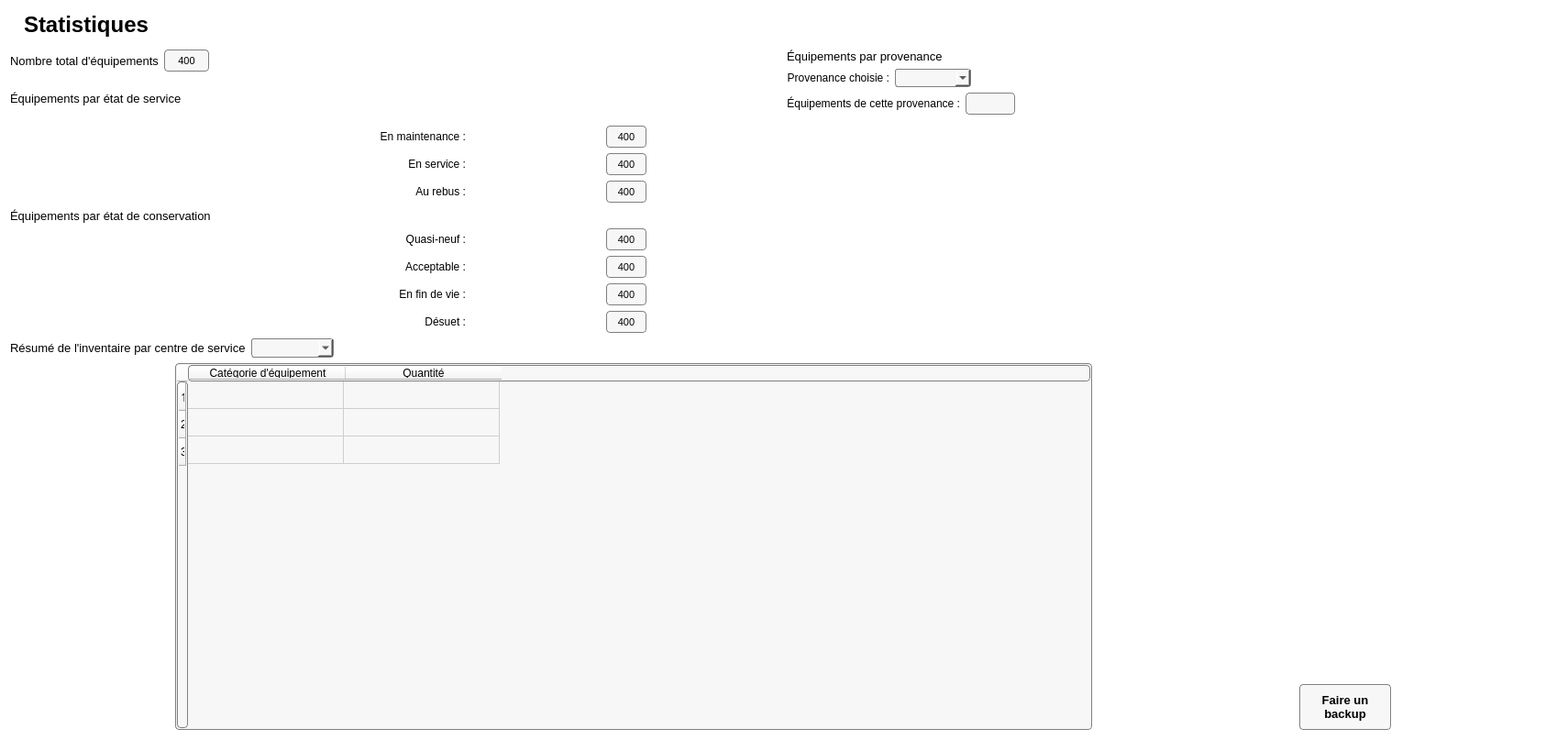
<?xml version="1.0" encoding="UTF-8"?>
<ui version="4.0">
 <class>Statistique</class>
 <widget class="QWidget" name="Statistique">
  <property name="geometry">
   <rect>
    <x>0</x>
    <y>0</y>
    <width>1710</width>
    <height>807</height>
   </rect>
  </property>
  <property name="minimumSize">
   <size>
    <width>0</width>
    <height>0</height>
   </size>
  </property>
  <property name="maximumSize">
   <size>
    <width>16777215</width>
    <height>16777215</height>
   </size>
  </property>
  <property name="windowTitle">
   <string>Form</string>
  </property>
  <property name="styleSheet">
   <string notr="true">QWidget{
background:white;
}

QLineEdit {
padding: 1px;
border-style: solid;
border: 1px solid gray;
border-radius: 4px;
background:rgb(247, 247, 247);
}</string>
  </property>
  <layout class="QGridLayout" name="gridLayout">
   <item row="0" column="0">
    <layout class="QHBoxLayout" name="horizontalLayout">
     <property name="spacing">
      <number>8</number>
     </property>
     <property name="topMargin">
      <number>2</number>
     </property>
     <property name="bottomMargin">
      <number>2</number>
     </property>
     <item>
      <widget class="QLabel" name="label_2">
       <property name="styleSheet">
        <string notr="true">background:white;</string>
       </property>
       <property name="text">
        <string/>
       </property>
       <property name="pixmap">
        <pixmap>Images/pie-chart (1).png</pixmap>
       </property>
      </widget>
     </item>
     <item>
      <widget class="QLabel" name="Labeltitre">
       <property name="maximumSize">
        <size>
         <width>800</width>
         <height>150</height>
        </size>
       </property>
       <property name="font">
        <font>
         <pointsize>18</pointsize>
         <weight>75</weight>
         <bold>true</bold>
        </font>
       </property>
       <property name="styleSheet">
        <string notr="true">background:white;</string>
       </property>
       <property name="text">
        <string>Statistiques</string>
       </property>
      </widget>
     </item>
     <item>
      <spacer name="horizontalSpacer_2">
       <property name="orientation">
        <enum>Qt::Horizontal</enum>
       </property>
       <property name="sizeHint" stdset="0">
        <size>
         <width>40</width>
         <height>20</height>
        </size>
       </property>
      </spacer>
     </item>
    </layout>
   </item>
   <item row="1" column="0">
    <spacer name="verticalSpacer_2">
     <property name="orientation">
      <enum>Qt::Vertical</enum>
     </property>
     <property name="sizeType">
      <enum>QSizePolicy::Fixed</enum>
     </property>
     <property name="sizeHint" stdset="0">
      <size>
       <width>20</width>
       <height>5</height>
      </size>
     </property>
    </spacer>
   </item>
   <item row="2" column="0">
    <layout class="QHBoxLayout" name="horizontalLayout_2">
     <item>
      <widget class="QLabel" name="LabelnombreTotalEquipement">
       <property name="maximumSize">
        <size>
         <width>500</width>
         <height>50</height>
        </size>
       </property>
       <property name="font">
        <font>
         <pointsize>10</pointsize>
        </font>
       </property>
       <property name="styleSheet">
        <string notr="true">background:white;</string>
       </property>
       <property name="text">
        <string>Nombre total d'équipements</string>
       </property>
      </widget>
     </item>
     <item>
      <widget class="QTextBrowser" name="textBrowserNombreTotalEquipements">
       <property name="maximumSize">
        <size>
         <width>49</width>
         <height>24</height>
        </size>
       </property>
       <property name="font">
        <font>
         <pointsize>10</pointsize>
        </font>
       </property>
       <property name="styleSheet">
        <string notr="true">QTextBrowser {
padding: 1px;
border-style: solid;
border: 1px solid gray;
border-radius: 4px;
background: rgb(247, 247, 247);
max-height:20px;
min-width: 45px;
max-width: 45px;
}</string>
       </property>
       <property name="verticalScrollBarPolicy">
        <enum>Qt::ScrollBarAlwaysOff</enum>
       </property>
       <property name="horizontalScrollBarPolicy">
        <enum>Qt::ScrollBarAlwaysOff</enum>
       </property>
       <property name="html">
        <string>&lt;!DOCTYPE HTML PUBLIC &quot;-//W3C//DTD HTML 4.0//EN&quot; &quot;http://www.w3.org/TR/REC-html40/strict.dtd&quot;&gt;
&lt;html&gt;&lt;head&gt;&lt;meta name=&quot;qrichtext&quot; content=&quot;1&quot; /&gt;&lt;style type=&quot;text/css&quot;&gt;
p, li { white-space: pre-wrap; }
&lt;/style&gt;&lt;/head&gt;&lt;body style=&quot; font-family:'MS Shell Dlg 2'; font-size:10pt; font-weight:400; font-style:normal;&quot;&gt;
&lt;p align=&quot;center&quot; style=&quot; margin-top:0px; margin-bottom:0px; margin-left:0px; margin-right:0px; -qt-block-indent:0; text-indent:0px;&quot;&gt;&lt;span style=&quot; font-size:8pt;&quot;&gt;400&lt;/span&gt;&lt;/p&gt;
&lt;p align=&quot;center&quot; style=&quot;-qt-paragraph-type:empty; margin-top:0px; margin-bottom:0px; margin-left:0px; margin-right:0px; -qt-block-indent:0; text-indent:0px; font-size:8pt;&quot;&gt;&lt;br /&gt;&lt;/p&gt;&lt;/body&gt;&lt;/html&gt;</string>
       </property>
      </widget>
     </item>
     <item>
      <spacer name="horizontalSpacer">
       <property name="orientation">
        <enum>Qt::Horizontal</enum>
       </property>
       <property name="sizeHint" stdset="0">
        <size>
         <width>40</width>
         <height>20</height>
        </size>
       </property>
      </spacer>
     </item>
    </layout>
   </item>
   <item row="2" column="1" rowspan="2">
    <layout class="QVBoxLayout" name="verticalLayout">
     <item>
      <layout class="QHBoxLayout" name="horizontalLayout_3">
       <item>
        <widget class="QLabel" name="LabelnombreProvenance">
         <property name="font">
          <font>
           <pointsize>10</pointsize>
          </font>
         </property>
         <property name="styleSheet">
          <string notr="true">background:white;</string>
         </property>
         <property name="text">
          <string>Équipements par provenance</string>
         </property>
        </widget>
       </item>
      </layout>
     </item>
     <item>
      <layout class="QHBoxLayout" name="horizontalLayout_4">
       <item>
        <widget class="QLabel" name="LabelProvenance">
         <property name="font">
          <font>
           <pointsize>9</pointsize>
          </font>
         </property>
         <property name="styleSheet">
          <string notr="true">background:white;</string>
         </property>
         <property name="text">
          <string>Provenance choisie :</string>
         </property>
         <property name="alignment">
          <set>Qt::AlignRight|Qt::AlignTrailing|Qt::AlignVCenter</set>
         </property>
        </widget>
       </item>
       <item>
        <widget class="QComboBox" name="comboBoxProvenance">
         <property name="styleSheet">
          <string notr="true">QComboBox {
    border: 1px solid gray;
    border-radius: 3px;
    padding: 1px 18px 1px 3px;
    min-width: 8em;
	max-width: 200px;
background: rgb(247, 247, 247);
}
	</string>
         </property>
        </widget>
       </item>
       <item>
        <spacer name="horizontalSpacer_3">
         <property name="orientation">
          <enum>Qt::Horizontal</enum>
         </property>
         <property name="sizeHint" stdset="0">
          <size>
           <width>40</width>
           <height>20</height>
          </size>
         </property>
        </spacer>
       </item>
      </layout>
     </item>
     <item>
      <layout class="QHBoxLayout" name="horizontalLayout_5">
       <item>
        <widget class="QLabel" name="LabelNombreProvenance">
         <property name="font">
          <font>
           <pointsize>9</pointsize>
          </font>
         </property>
         <property name="styleSheet">
          <string notr="true">background:white;</string>
         </property>
         <property name="text">
          <string>Équipements de cette provenance :</string>
         </property>
         <property name="alignment">
          <set>Qt::AlignRight|Qt::AlignTrailing|Qt::AlignVCenter</set>
         </property>
        </widget>
       </item>
       <item>
        <widget class="QTextBrowser" name="textBrowserEquipementProvenance">
         <property name="enabled">
          <bool>true</bool>
         </property>
         <property name="maximumSize">
          <size>
           <width>54</width>
           <height>24</height>
          </size>
         </property>
         <property name="font">
          <font>
           <pointsize>10</pointsize>
          </font>
         </property>
         <property name="acceptDrops">
          <bool>true</bool>
         </property>
         <property name="styleSheet">
          <string notr="true">QTextBrowser {
padding: 1px;
border-style: solid;
border: 1px solid gray;
border-radius: 4px;
background: rgb(247, 247, 247);
min-height:20px;
max-height:20px;
min-width: 50px;
max-width: 50px;
}</string>
         </property>
         <property name="frameShape">
          <enum>QFrame::StyledPanel</enum>
         </property>
         <property name="verticalScrollBarPolicy">
          <enum>Qt::ScrollBarAlwaysOff</enum>
         </property>
         <property name="horizontalScrollBarPolicy">
          <enum>Qt::ScrollBarAlwaysOff</enum>
         </property>
        </widget>
       </item>
       <item>
        <spacer name="horizontalSpacer_4">
         <property name="orientation">
          <enum>Qt::Horizontal</enum>
         </property>
         <property name="sizeHint" stdset="0">
          <size>
           <width>40</width>
           <height>20</height>
          </size>
         </property>
        </spacer>
       </item>
      </layout>
     </item>
     <item>
      <spacer name="verticalSpacer">
       <property name="orientation">
        <enum>Qt::Vertical</enum>
       </property>
       <property name="sizeHint" stdset="0">
        <size>
         <width>20</width>
         <height>40</height>
        </size>
       </property>
      </spacer>
     </item>
    </layout>
   </item>
   <item row="3" column="0">
    <layout class="QVBoxLayout" name="verticalLayout_4">
     <item>
      <layout class="QHBoxLayout" name="horizontalLayout_6">
       <item>
        <widget class="QLabel" name="nombreEtatdeService">
         <property name="font">
          <font>
           <pointsize>10</pointsize>
          </font>
         </property>
         <property name="styleSheet">
          <string notr="true">background:white;</string>
         </property>
         <property name="text">
          <string>Équipements par état de service</string>
         </property>
        </widget>
       </item>
      </layout>
     </item>
     <item>
      <layout class="QHBoxLayout" name="horizontalLayout_8">
       <item>
        <layout class="QVBoxLayout" name="verticalLayout_6">
         <item>
          <widget class="QLabel" name="LabelMaintenance">
           <property name="maximumSize">
            <size>
             <width>350</width>
             <height>50</height>
            </size>
           </property>
           <property name="font">
            <font>
             <pointsize>9</pointsize>
            </font>
           </property>
           <property name="styleSheet">
            <string notr="true">background:white;</string>
           </property>
           <property name="text">
            <string>En maintenance :</string>
           </property>
           <property name="alignment">
            <set>Qt::AlignRight|Qt::AlignTrailing|Qt::AlignVCenter</set>
           </property>
          </widget>
         </item>
         <item>
          <widget class="QLabel" name="LabelService">
           <property name="maximumSize">
            <size>
             <width>350</width>
             <height>50</height>
            </size>
           </property>
           <property name="font">
            <font>
             <pointsize>9</pointsize>
            </font>
           </property>
           <property name="styleSheet">
            <string notr="true">background:white;</string>
           </property>
           <property name="text">
            <string>En service :</string>
           </property>
           <property name="alignment">
            <set>Qt::AlignRight|Qt::AlignTrailing|Qt::AlignVCenter</set>
           </property>
          </widget>
         </item>
         <item>
          <widget class="QLabel" name="LabelRebus">
           <property name="maximumSize">
            <size>
             <width>350</width>
             <height>50</height>
            </size>
           </property>
           <property name="font">
            <font>
             <pointsize>9</pointsize>
            </font>
           </property>
           <property name="styleSheet">
            <string notr="true">background:white;</string>
           </property>
           <property name="text">
            <string>Au rebus :</string>
           </property>
           <property name="alignment">
            <set>Qt::AlignRight|Qt::AlignTrailing|Qt::AlignVCenter</set>
           </property>
          </widget>
         </item>
        </layout>
       </item>
       <item>
        <layout class="QVBoxLayout" name="verticalLayout_7">
         <item>
          <widget class="QTextBrowser" name="textBrowserEnMaintenance">
           <property name="maximumSize">
            <size>
             <width>44</width>
             <height>24</height>
            </size>
           </property>
           <property name="font">
            <font>
             <pointsize>10</pointsize>
            </font>
           </property>
           <property name="styleSheet">
            <string notr="true">QTextBrowser {
padding: 1px;
border-style: solid;
border: 1px solid gray;
border-radius: 4px;
background: rgb(247, 247, 247);
max-height:20px;
min-width: 40px;
max-width: 40px;
}</string>
           </property>
           <property name="verticalScrollBarPolicy">
            <enum>Qt::ScrollBarAlwaysOff</enum>
           </property>
           <property name="horizontalScrollBarPolicy">
            <enum>Qt::ScrollBarAlwaysOff</enum>
           </property>
           <property name="html">
            <string>&lt;!DOCTYPE HTML PUBLIC &quot;-//W3C//DTD HTML 4.0//EN&quot; &quot;http://www.w3.org/TR/REC-html40/strict.dtd&quot;&gt;
&lt;html&gt;&lt;head&gt;&lt;meta name=&quot;qrichtext&quot; content=&quot;1&quot; /&gt;&lt;style type=&quot;text/css&quot;&gt;
p, li { white-space: pre-wrap; }
&lt;/style&gt;&lt;/head&gt;&lt;body style=&quot; font-family:'MS Shell Dlg 2'; font-size:10pt; font-weight:400; font-style:normal;&quot;&gt;
&lt;p align=&quot;center&quot; style=&quot; margin-top:0px; margin-bottom:0px; margin-left:0px; margin-right:0px; -qt-block-indent:0; text-indent:0px;&quot;&gt;&lt;span style=&quot; font-size:8pt;&quot;&gt;400&lt;/span&gt;&lt;/p&gt;
&lt;p align=&quot;center&quot; style=&quot;-qt-paragraph-type:empty; margin-top:0px; margin-bottom:0px; margin-left:0px; margin-right:0px; -qt-block-indent:0; text-indent:0px; font-size:8pt;&quot;&gt;&lt;br /&gt;&lt;/p&gt;&lt;/body&gt;&lt;/html&gt;</string>
           </property>
          </widget>
         </item>
         <item>
          <widget class="QTextBrowser" name="textBrowserEnService">
           <property name="maximumSize">
            <size>
             <width>44</width>
             <height>24</height>
            </size>
           </property>
           <property name="font">
            <font>
             <pointsize>10</pointsize>
            </font>
           </property>
           <property name="styleSheet">
            <string notr="true">QTextBrowser {
padding: 1px;
border-style: solid;
border: 1px solid gray;
border-radius: 4px;
background: rgb(247, 247, 247);
max-height:20px;
min-width: 40px;
max-width: 40px;
}</string>
           </property>
           <property name="verticalScrollBarPolicy">
            <enum>Qt::ScrollBarAlwaysOff</enum>
           </property>
           <property name="horizontalScrollBarPolicy">
            <enum>Qt::ScrollBarAlwaysOff</enum>
           </property>
           <property name="html">
            <string>&lt;!DOCTYPE HTML PUBLIC &quot;-//W3C//DTD HTML 4.0//EN&quot; &quot;http://www.w3.org/TR/REC-html40/strict.dtd&quot;&gt;
&lt;html&gt;&lt;head&gt;&lt;meta name=&quot;qrichtext&quot; content=&quot;1&quot; /&gt;&lt;style type=&quot;text/css&quot;&gt;
p, li { white-space: pre-wrap; }
&lt;/style&gt;&lt;/head&gt;&lt;body style=&quot; font-family:'MS Shell Dlg 2'; font-size:10pt; font-weight:400; font-style:normal;&quot;&gt;
&lt;p align=&quot;center&quot; style=&quot; margin-top:0px; margin-bottom:0px; margin-left:0px; margin-right:0px; -qt-block-indent:0; text-indent:0px;&quot;&gt;&lt;span style=&quot; font-size:8pt;&quot;&gt;400&lt;/span&gt;&lt;/p&gt;
&lt;p align=&quot;center&quot; style=&quot;-qt-paragraph-type:empty; margin-top:0px; margin-bottom:0px; margin-left:0px; margin-right:0px; -qt-block-indent:0; text-indent:0px; font-size:8pt;&quot;&gt;&lt;br /&gt;&lt;/p&gt;&lt;/body&gt;&lt;/html&gt;</string>
           </property>
          </widget>
         </item>
         <item>
          <widget class="QTextBrowser" name="textBrowserAuRebus">
           <property name="maximumSize">
            <size>
             <width>44</width>
             <height>24</height>
            </size>
           </property>
           <property name="font">
            <font>
             <pointsize>10</pointsize>
            </font>
           </property>
           <property name="styleSheet">
            <string notr="true">QTextBrowser {
padding: 1px;
border-style: solid;
border: 1px solid gray;
border-radius: 4px;
background: rgb(247, 247, 247);
max-height:20px;
min-width: 40px;
max-width: 40px;
}</string>
           </property>
           <property name="verticalScrollBarPolicy">
            <enum>Qt::ScrollBarAlwaysOff</enum>
           </property>
           <property name="horizontalScrollBarPolicy">
            <enum>Qt::ScrollBarAlwaysOff</enum>
           </property>
           <property name="html">
            <string>&lt;!DOCTYPE HTML PUBLIC &quot;-//W3C//DTD HTML 4.0//EN&quot; &quot;http://www.w3.org/TR/REC-html40/strict.dtd&quot;&gt;
&lt;html&gt;&lt;head&gt;&lt;meta name=&quot;qrichtext&quot; content=&quot;1&quot; /&gt;&lt;style type=&quot;text/css&quot;&gt;
p, li { white-space: pre-wrap; }
&lt;/style&gt;&lt;/head&gt;&lt;body style=&quot; font-family:'MS Shell Dlg 2'; font-size:10pt; font-weight:400; font-style:normal;&quot;&gt;
&lt;p align=&quot;center&quot; style=&quot; margin-top:0px; margin-bottom:0px; margin-left:0px; margin-right:0px; -qt-block-indent:0; text-indent:0px;&quot;&gt;&lt;span style=&quot; font-size:8pt;&quot;&gt;400&lt;/span&gt;&lt;/p&gt;
&lt;p align=&quot;center&quot; style=&quot;-qt-paragraph-type:empty; margin-top:0px; margin-bottom:0px; margin-left:0px; margin-right:0px; -qt-block-indent:0; text-indent:0px; font-size:8pt;&quot;&gt;&lt;br /&gt;&lt;/p&gt;&lt;/body&gt;&lt;/html&gt;</string>
           </property>
          </widget>
         </item>
        </layout>
       </item>
      </layout>
     </item>
    </layout>
   </item>
   <item row="4" column="0">
    <layout class="QVBoxLayout" name="verticalLayout_8">
     <item>
      <layout class="QHBoxLayout" name="horizontalLayout_7">
       <item>
        <widget class="QLabel" name="label_11">
         <property name="font">
          <font>
           <pointsize>10</pointsize>
          </font>
         </property>
         <property name="styleSheet">
          <string notr="true">background:white;</string>
         </property>
         <property name="text">
          <string>Équipements par état de conservation</string>
         </property>
        </widget>
       </item>
      </layout>
     </item>
     <item>
      <layout class="QHBoxLayout" name="horizontalLayout_9">
       <item>
        <layout class="QVBoxLayout" name="verticalLayout_2">
         <item>
          <widget class="QLabel" name="LabelQuasiNeuf">
           <property name="maximumSize">
            <size>
             <width>350</width>
             <height>50</height>
            </size>
           </property>
           <property name="font">
            <font>
             <pointsize>9</pointsize>
            </font>
           </property>
           <property name="styleSheet">
            <string notr="true">background:white;</string>
           </property>
           <property name="text">
            <string>Quasi-neuf :</string>
           </property>
           <property name="alignment">
            <set>Qt::AlignRight|Qt::AlignTrailing|Qt::AlignVCenter</set>
           </property>
          </widget>
         </item>
         <item>
          <widget class="QLabel" name="LabelAcceptable">
           <property name="maximumSize">
            <size>
             <width>350</width>
             <height>50</height>
            </size>
           </property>
           <property name="font">
            <font>
             <pointsize>9</pointsize>
            </font>
           </property>
           <property name="styleSheet">
            <string notr="true">background:white;</string>
           </property>
           <property name="text">
            <string>Acceptable :</string>
           </property>
           <property name="alignment">
            <set>Qt::AlignRight|Qt::AlignTrailing|Qt::AlignVCenter</set>
           </property>
          </widget>
         </item>
         <item>
          <widget class="QLabel" name="LabelFinDeVie">
           <property name="maximumSize">
            <size>
             <width>350</width>
             <height>50</height>
            </size>
           </property>
           <property name="font">
            <font>
             <pointsize>9</pointsize>
            </font>
           </property>
           <property name="styleSheet">
            <string notr="true">background:white;</string>
           </property>
           <property name="text">
            <string>En fin de vie :</string>
           </property>
           <property name="alignment">
            <set>Qt::AlignRight|Qt::AlignTrailing|Qt::AlignVCenter</set>
           </property>
          </widget>
         </item>
         <item>
          <widget class="QLabel" name="LabelDesuet">
           <property name="maximumSize">
            <size>
             <width>350</width>
             <height>50</height>
            </size>
           </property>
           <property name="font">
            <font>
             <pointsize>9</pointsize>
            </font>
           </property>
           <property name="styleSheet">
            <string notr="true">background:white;</string>
           </property>
           <property name="text">
            <string>Désuet :</string>
           </property>
           <property name="alignment">
            <set>Qt::AlignRight|Qt::AlignTrailing|Qt::AlignVCenter</set>
           </property>
          </widget>
         </item>
        </layout>
       </item>
       <item>
        <layout class="QVBoxLayout" name="verticalLayout_3">
         <item>
          <widget class="QTextBrowser" name="textBrowserQuasiNeuf">
           <property name="maximumSize">
            <size>
             <width>44</width>
             <height>24</height>
            </size>
           </property>
           <property name="font">
            <font>
             <pointsize>10</pointsize>
            </font>
           </property>
           <property name="styleSheet">
            <string notr="true">QTextBrowser {
padding: 1px;
border-style: solid;
border: 1px solid gray;
border-radius: 4px;
background: rgb(247, 247, 247);
max-height:20px;
min-width: 40px;
max-width: 40px;
}</string>
           </property>
           <property name="verticalScrollBarPolicy">
            <enum>Qt::ScrollBarAlwaysOff</enum>
           </property>
           <property name="horizontalScrollBarPolicy">
            <enum>Qt::ScrollBarAlwaysOff</enum>
           </property>
           <property name="html">
            <string>&lt;!DOCTYPE HTML PUBLIC &quot;-//W3C//DTD HTML 4.0//EN&quot; &quot;http://www.w3.org/TR/REC-html40/strict.dtd&quot;&gt;
&lt;html&gt;&lt;head&gt;&lt;meta name=&quot;qrichtext&quot; content=&quot;1&quot; /&gt;&lt;style type=&quot;text/css&quot;&gt;
p, li { white-space: pre-wrap; }
&lt;/style&gt;&lt;/head&gt;&lt;body style=&quot; font-family:'MS Shell Dlg 2'; font-size:10pt; font-weight:400; font-style:normal;&quot;&gt;
&lt;p align=&quot;center&quot; style=&quot; margin-top:0px; margin-bottom:0px; margin-left:0px; margin-right:0px; -qt-block-indent:0; text-indent:0px;&quot;&gt;&lt;span style=&quot; font-size:8pt;&quot;&gt;400&lt;/span&gt;&lt;/p&gt;
&lt;p align=&quot;center&quot; style=&quot;-qt-paragraph-type:empty; margin-top:0px; margin-bottom:0px; margin-left:0px; margin-right:0px; -qt-block-indent:0; text-indent:0px; font-size:8pt;&quot;&gt;&lt;br /&gt;&lt;/p&gt;&lt;/body&gt;&lt;/html&gt;</string>
           </property>
          </widget>
         </item>
         <item>
          <widget class="QTextBrowser" name="textBrowserAcceptable">
           <property name="maximumSize">
            <size>
             <width>44</width>
             <height>24</height>
            </size>
           </property>
           <property name="font">
            <font>
             <pointsize>10</pointsize>
            </font>
           </property>
           <property name="styleSheet">
            <string notr="true">QTextBrowser {
padding: 1px;
border-style: solid;
border: 1px solid gray;
border-radius: 4px;
background: rgb(247, 247, 247);
max-height:20px;
min-width: 40px;
max-width: 40px;
}</string>
           </property>
           <property name="verticalScrollBarPolicy">
            <enum>Qt::ScrollBarAlwaysOff</enum>
           </property>
           <property name="horizontalScrollBarPolicy">
            <enum>Qt::ScrollBarAlwaysOff</enum>
           </property>
           <property name="html">
            <string>&lt;!DOCTYPE HTML PUBLIC &quot;-//W3C//DTD HTML 4.0//EN&quot; &quot;http://www.w3.org/TR/REC-html40/strict.dtd&quot;&gt;
&lt;html&gt;&lt;head&gt;&lt;meta name=&quot;qrichtext&quot; content=&quot;1&quot; /&gt;&lt;style type=&quot;text/css&quot;&gt;
p, li { white-space: pre-wrap; }
&lt;/style&gt;&lt;/head&gt;&lt;body style=&quot; font-family:'MS Shell Dlg 2'; font-size:10pt; font-weight:400; font-style:normal;&quot;&gt;
&lt;p align=&quot;center&quot; style=&quot; margin-top:0px; margin-bottom:0px; margin-left:0px; margin-right:0px; -qt-block-indent:0; text-indent:0px;&quot;&gt;&lt;span style=&quot; font-size:8pt;&quot;&gt;400&lt;/span&gt;&lt;/p&gt;
&lt;p align=&quot;center&quot; style=&quot;-qt-paragraph-type:empty; margin-top:0px; margin-bottom:0px; margin-left:0px; margin-right:0px; -qt-block-indent:0; text-indent:0px; font-size:8pt;&quot;&gt;&lt;br /&gt;&lt;/p&gt;&lt;/body&gt;&lt;/html&gt;</string>
           </property>
          </widget>
         </item>
         <item>
          <widget class="QTextBrowser" name="textBrowserEnFinDeVie">
           <property name="maximumSize">
            <size>
             <width>44</width>
             <height>24</height>
            </size>
           </property>
           <property name="font">
            <font>
             <pointsize>10</pointsize>
            </font>
           </property>
           <property name="styleSheet">
            <string notr="true">QTextBrowser {
padding: 1px;
border-style: solid;
border: 1px solid gray;
border-radius: 4px;
background: rgb(247, 247, 247);
max-height:20px;
min-width: 40px;
max-width: 40px;
}</string>
           </property>
           <property name="verticalScrollBarPolicy">
            <enum>Qt::ScrollBarAlwaysOff</enum>
           </property>
           <property name="horizontalScrollBarPolicy">
            <enum>Qt::ScrollBarAlwaysOff</enum>
           </property>
           <property name="html">
            <string>&lt;!DOCTYPE HTML PUBLIC &quot;-//W3C//DTD HTML 4.0//EN&quot; &quot;http://www.w3.org/TR/REC-html40/strict.dtd&quot;&gt;
&lt;html&gt;&lt;head&gt;&lt;meta name=&quot;qrichtext&quot; content=&quot;1&quot; /&gt;&lt;style type=&quot;text/css&quot;&gt;
p, li { white-space: pre-wrap; }
&lt;/style&gt;&lt;/head&gt;&lt;body style=&quot; font-family:'MS Shell Dlg 2'; font-size:10pt; font-weight:400; font-style:normal;&quot;&gt;
&lt;p align=&quot;center&quot; style=&quot; margin-top:0px; margin-bottom:0px; margin-left:0px; margin-right:0px; -qt-block-indent:0; text-indent:0px;&quot;&gt;&lt;span style=&quot; font-size:8pt;&quot;&gt;400&lt;/span&gt;&lt;/p&gt;
&lt;p align=&quot;center&quot; style=&quot;-qt-paragraph-type:empty; margin-top:0px; margin-bottom:0px; margin-left:0px; margin-right:0px; -qt-block-indent:0; text-indent:0px; font-size:8pt;&quot;&gt;&lt;br /&gt;&lt;/p&gt;&lt;/body&gt;&lt;/html&gt;</string>
           </property>
          </widget>
         </item>
         <item>
          <widget class="QTextBrowser" name="textBrowserDesuet">
           <property name="maximumSize">
            <size>
             <width>44</width>
             <height>24</height>
            </size>
           </property>
           <property name="font">
            <font>
             <pointsize>10</pointsize>
            </font>
           </property>
           <property name="styleSheet">
            <string notr="true">QTextBrowser {
padding: 1px;
border-style: solid;
border: 1px solid gray;
border-radius: 4px;
background: rgb(247, 247, 247);
max-height:20px;
min-width: 40px;
max-width: 40px;
}</string>
           </property>
           <property name="verticalScrollBarPolicy">
            <enum>Qt::ScrollBarAlwaysOff</enum>
           </property>
           <property name="horizontalScrollBarPolicy">
            <enum>Qt::ScrollBarAlwaysOff</enum>
           </property>
           <property name="html">
            <string>&lt;!DOCTYPE HTML PUBLIC &quot;-//W3C//DTD HTML 4.0//EN&quot; &quot;http://www.w3.org/TR/REC-html40/strict.dtd&quot;&gt;
&lt;html&gt;&lt;head&gt;&lt;meta name=&quot;qrichtext&quot; content=&quot;1&quot; /&gt;&lt;style type=&quot;text/css&quot;&gt;
p, li { white-space: pre-wrap; }
&lt;/style&gt;&lt;/head&gt;&lt;body style=&quot; font-family:'MS Shell Dlg 2'; font-size:10pt; font-weight:400; font-style:normal;&quot;&gt;
&lt;p align=&quot;center&quot; style=&quot; margin-top:0px; margin-bottom:0px; margin-left:0px; margin-right:0px; -qt-block-indent:0; text-indent:0px;&quot;&gt;&lt;span style=&quot; font-size:8pt;&quot;&gt;400&lt;/span&gt;&lt;/p&gt;
&lt;p align=&quot;center&quot; style=&quot;-qt-paragraph-type:empty; margin-top:0px; margin-bottom:0px; margin-left:0px; margin-right:0px; -qt-block-indent:0; text-indent:0px; font-size:8pt;&quot;&gt;&lt;br /&gt;&lt;/p&gt;&lt;/body&gt;&lt;/html&gt;</string>
           </property>
          </widget>
         </item>
        </layout>
       </item>
      </layout>
     </item>
    </layout>
   </item>
   <item row="5" column="0" colspan="2">
    <layout class="QVBoxLayout" name="verticalLayout_5">
     <item>
      <layout class="QHBoxLayout" name="horizontalLayout_10">
       <item>
        <widget class="QLabel" name="LabelCentreDeService">
         <property name="font">
          <font>
           <pointsize>10</pointsize>
          </font>
         </property>
         <property name="styleSheet">
          <string notr="true">background:white;</string>
         </property>
         <property name="text">
          <string>Résumé de l'inventaire par centre de service</string>
         </property>
        </widget>
       </item>
       <item>
        <widget class="QComboBox" name="comboBoxCentreService">
         <property name="font">
          <font>
           <pointsize>10</pointsize>
          </font>
         </property>
         <property name="styleSheet">
          <string notr="true">QComboBox {
    border: 1px solid gray;
    border-radius: 3px;
    padding: 1px 18px 1px 3px;
    min-width: 8em;
	max-width: 200px;
background: rgb(247, 247, 247);
}
	</string>
         </property>
        </widget>
       </item>
       <item>
        <spacer name="horizontalSpacer_5">
         <property name="orientation">
          <enum>Qt::Horizontal</enum>
         </property>
         <property name="sizeHint" stdset="0">
          <size>
           <width>40</width>
           <height>20</height>
          </size>
         </property>
        </spacer>
       </item>
      </layout>
     </item>
     <item>
      <layout class="QHBoxLayout" name="horizontalLayout_11">
       <item>
        <widget class="QTableWidget" name="tableResumeInventaire">
         <property name="minimumSize">
          <size>
           <width>293</width>
           <height>400</height>
          </size>
         </property>
         <property name="maximumSize">
          <size>
           <width>1000</width>
           <height>500</height>
          </size>
         </property>
         <property name="font">
          <font>
           <family>MS Shell Dlg 2</family>
           <pointsize>10</pointsize>
          </font>
         </property>
         <property name="styleSheet">
          <string notr="true">padding: 1px;
border-style: solid;
border: 1px solid gray;
border-radius: 4px;
background:rgb(247, 247, 247)</string>
         </property>
         <property name="lineWidth">
          <number>10</number>
         </property>
         <property name="midLineWidth">
          <number>9</number>
         </property>
         <property name="sortingEnabled">
          <bool>true</bool>
         </property>
         <property name="wordWrap">
          <bool>true</bool>
         </property>
         <attribute name="horizontalHeaderCascadingSectionResizes">
          <bool>true</bool>
         </attribute>
         <attribute name="horizontalHeaderDefaultSectionSize">
          <number>170</number>
         </attribute>
         <attribute name="horizontalHeaderMinimumSectionSize">
          <number>15</number>
         </attribute>
         <attribute name="horizontalHeaderStretchLastSection">
          <bool>false</bool>
         </attribute>
         <attribute name="verticalHeaderDefaultSectionSize">
          <number>30</number>
         </attribute>
         <attribute name="verticalHeaderMinimumSectionSize">
          <number>20</number>
         </attribute>
         <attribute name="verticalHeaderShowSortIndicator" stdset="0">
          <bool>true</bool>
         </attribute>
         <attribute name="verticalHeaderStretchLastSection">
          <bool>false</bool>
         </attribute>
         <row>
          <property name="text">
           <string>1</string>
          </property>
          <property name="font">
           <font>
            <family>MS Reference Sans Serif</family>
            <pointsize>10</pointsize>
           </font>
          </property>
         </row>
         <row>
          <property name="text">
           <string>2</string>
          </property>
         </row>
         <row>
          <property name="text">
           <string>3</string>
          </property>
         </row>
         <column>
          <property name="text">
           <string>Catégorie d'équipement</string>
          </property>
         </column>
         <column>
          <property name="text">
           <string>Quantité</string>
          </property>
         </column>
        </widget>
       </item>
       <item>
        <spacer name="horizontalSpacer_6">
         <property name="orientation">
          <enum>Qt::Horizontal</enum>
         </property>
         <property name="sizeType">
          <enum>QSizePolicy::Fixed</enum>
         </property>
         <property name="sizeHint" stdset="0">
          <size>
           <width>40</width>
           <height>20</height>
          </size>
         </property>
        </spacer>
       </item>
       <item>
        <layout class="QVBoxLayout" name="verticalLayout_10">
         <item>
          <spacer name="verticalSpacer_3">
           <property name="orientation">
            <enum>Qt::Vertical</enum>
           </property>
           <property name="sizeHint" stdset="0">
            <size>
             <width>20</width>
             <height>40</height>
            </size>
           </property>
          </spacer>
         </item>
         <item>
          <widget class="QPushButton" name="pushButton">
           <property name="minimumSize">
            <size>
             <width>100</width>
             <height>50</height>
            </size>
           </property>
           <property name="maximumSize">
            <size>
             <width>100</width>
             <height>50</height>
            </size>
           </property>
           <property name="font">
            <font>
             <pointsize>10</pointsize>
             <weight>75</weight>
             <bold>true</bold>
            </font>
           </property>
           <property name="styleSheet">
            <string notr="true">QPushButton {
padding: 1px;
border-style: solid;
border: 1px solid gray;
border-radius: 4px;
background: rgb(247,247,247);
}

QPushButton::pressed {
padding: 1px;
color: black;
border-style: solid;
border: 1px solid gray;
border-radius: 8px;
background:rgb(169, 167, 170);
}

QPushButton:hover {
background-color: qlineargradient(x1: 0, y1: 1, x2: 0, y2: 0, stop: 0 #edf2f8, stop: 1 #c8d9ea);
}</string>
           </property>
           <property name="text">
            <string>Faire un
backup</string>
           </property>
          </widget>
         </item>
        </layout>
       </item>
      </layout>
     </item>
    </layout>
   </item>
  </layout>
 </widget>
 <resources/>
 <connections/>
</ui>
